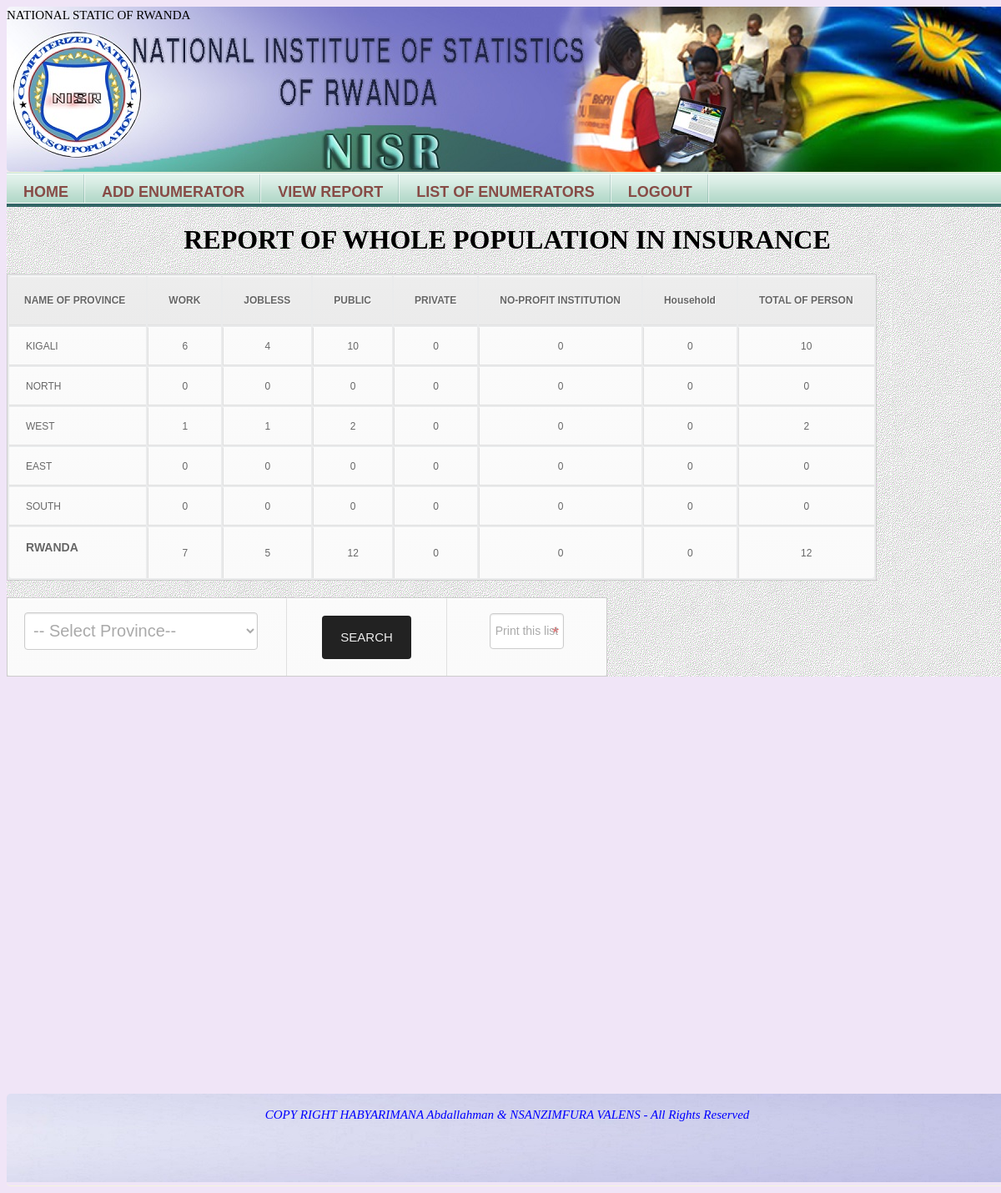
The app's page /report_work.php (signed in) with its own data.
### tables this page shows
CREATE TABLE IF NOT EXISTS `province` (
  `Id` int(8) NOT NULL,
  `Name` text NOT NULL,
  PRIMARY KEY (`Id`)
);

### report_work.php (the view, shortened to what this page needs)
<?
				if(isset($_SESSION['logged-in']) && $_SESSION['logged-in']==true){
?>
<!DOCTYPE html">
<html lang="EN" >
<head>
<link type="text/css" rel="stylesheet" href="css/sheet.css" media="all" />
<link type="text/css" rel="stylesheet" href="css/Enumerationprocess.css" media="all" />
<link type="text/css" rel="stylesheet" href="css/table_design.css" media="all" />
</head>
<body>
<div id="heading">
<p> NATIONAL STATIC OF RWANDA </p> </br>
</div>
<div id="Content">
<div id="navmenu">
<ul>
<li> <a href="admin.php">HOME</a><li>
<li><a href="admin.php?addenum=addenum">ADD ENUMERATOR </a></li>
<li> <a href="report.php">VIEW REPORT</a></li>
<li> <a href="list_enumerators.php"> LIST OF ENUMERATORS </a></li>
<li> <a href="logout.php"> LOGOUT </a></li>
</ul>
</div>
  <h1 align="center"> REPORT OF WHOLE POPULATION IN INSURANCE</h1>
                <table>
                <tr>
                <th>  NAME OF PROVINCE </th><th> WORK </th> <th> JOBLESS  </th>  <th> PUBLIC </th> <th> PRIVATE </th> <th> NO-PROFIT INSTITUTION  </th><th>Household</th><th> TOTAL OF PERSON </th>
                </tr>
                <tr>
                <?
				$tnon=0;
				$tpublic=0;
				$tprivate=0;
				$tprofit=0;
				$thouse=0;
				$tyes=0;
				$ttotal=0;
				$qy="SELECT * FROM province";
                $re=mysql_query($qy);
	             while($ro=mysql_fetch_array($re)){
				 $idprovince=$ro['Id'];
				$non=0;
				$public=0;
				$private=0;
				$profit=0;
				$yes=0;
				$total=0;
                $query="SELECT *from household where Id_province='$idprovince'";
                $res=mysql_query($query) or ('Error in selection');
                $house=0;
                while($row=mysql_fetch_array($res)){
				 $idhouse=$row['House_Id'];
                 $qy="SELECT *from population where House_Id='$idhouse'";
                $rs=mysql_query($qy) or ('Error in selection');
				 while($pp=mysql_fetch_array($rs)){
				 if($pp['Work']=='Yes')
				 {
				  $yes=$yes+1;
				  $total=$total+1;
				 }
				 else
				 {
				  $non=$non+1;
				  $total=$total+1;
				 }
				 if($pp['Institution']=='Public'){
				 $public=$public+1;
				 }
				 }
				 }
                ?>
                <td>
                  <?=$ro['Name']?> </td>
				 <td>
                  <? echo $yes; ?> </td>
                 <td> <?   echo $non; ?> </td>
                 <td> <? echo $public; ?> </td>
				  <td> <?   echo $private; ?> </td>
                 <td> <? echo $profit; ?> </td>
                   <td> <? echo $house; ?> </td>
				    <td> <? echo $total; ?> </td>
                 </tr>
	<?
	$tyes=$tyes+$yes;
	$tnon=$tnon+$non;
	$tpublic=$tpublic+$public;
	$tprivate=$tprivate+$private;
	$tprofit=$tprofit+$profit;
	$thouse=$thouse+$house;
    $ttotal=$ttotal+$total;
	}
	?>
    <tr> <td> <h3> RWANDA </h3></td><td><? echo $tyes; ?> </td> <td> <?   echo $tnon; ?> </td> <td> <? echo $tpublic; ?> </td><td> <?   echo $tprivate; ?> </td><td> <? echo $tprofit; ?> </td> <td> <? echo $thouse; ?> </td>
				    <td> <? echo $ttotal; ?> </td></tr>
				 </table>
                 <div>
                <form action="residence/findRepWork.php" method="post" name="form1" id="form1">
                <table width="60%" border="0" cellspacing="0" cellpadding="0">
                   <tr>
                               <td  width="150">
                                    <select name="province" onChange="getDistrict(this.value)">
                                     <option value="#"> -- Select Province-- </option>
                                    </select></td>
                                      <td width="150"><input type="submit" value="search" name="submit"> </td>
                                        <td width="150">  <input id="printpagebutton" type="button" value="Print this list" onClick="printpage()"/>  </a></td>
                </tr>
                </table> </div>
</div>
<div id="footest">
<p> COPY RIGHT HABYARIMANA Abdallahman & NSANZIMFURA VALENS - All Rights Reserved </p>
</div>
</body>
</html>
<?
}
else
{
echo "Please this page can not open while Your are not logged in................";
echo '<a href="index.php"> Back to Log In</a>';
}
?>

### css/sheet.css (style rules this page uses)
body { background-image: url(img/bg-bbbody.png); }
#Content { width:1200px; margin-left:450px; margin-right:450px; background-image: url(img/boar.gif); margin:0 auto; }
#heading { margin-top:0px; width:1200px; background:transparent url(../img/bg-bubheader1.jpg) top left no-repeat; margin-left:450px; margin-right:450px; height:198px; position:relative; line-height:20px; font-size:15px; border-radius: 5px; border-bottom-color: #2A0000; border-bottom:1px solid beige; margin:0 auto; }
#navmenu ul { clear:both; margin-top:140px; margin:0; padding:0; list-style-type:none; width:1200px; position:relative; display:block; height:36px; text-transform:uppercase; font-size:18px; font-weight:bold; background:transparent url('../img/OFF.gif') repeat-x top left; font-family:Helvetica,Arial,Verdana,sans-serif; border-bottom:4px solid #336666; border-top:1px solid #C0E2D4; margin:0 auto; }
#navmenu li { display:block; float:left; margin:0; pading:0; }
#navmenu li a { display:block; float:left; color:#874B46; text-decoration:none; font-weight:bold; padding:12px 20px 0 20px; height:24px; background:transparent url('../img/DIVIDER.gif') no-repeat top right; }
#footest { width: 1200px; background:transparent url(../img/bg-bubfooter1.jpg) top left no-repeat; text-align:center; font-style:oblique; color:#0000FF; height:110px; line-height:20px; font-size:15px; background-repeat: no-repeat; border-radius: 5px; border-bottom-color: #2A0000; border-bottom:1px solid beige; margin:0 auto; margin-top:500px; overflow: auto; }

### css/Enumerationprocess.css (style rules this page uses)
input, textarea { color: #373737; background: #fff url(../img/red_asterisk.png) no-repeat 98%; border: 1px solid #CCCCCC; color: #aaa; font-size: 14px; line-height: 2.8em; margin-bottom:15px; align:right; -moz-border-radius:4px; -webkit-border-radius:4px; border-radius:4px; box-shadow: 0 1px 2px rgba(0, 0, 0, 0.1) inset, 0 1px 0 rgba(255, 255, 255, 0.2); }
input[type="submit"] { background: #222; border: none; text-shadow: 0 -1px 0 rgba(0,0,0,0.3); text-transform:uppercase; color: #eee; cursor: pointer; font-size: 15px; margin: 5px 0; padding: 5px 22px; }
select { color: #373737; background: #fff; border: 1px solid #CCCCCC; color: #aaa; font-size: 20px; line-height: 1.2em; margin-bottom:15px; -moz-border-radius:4px; -webkit-border-radius:4px; border-radius:4px; box-shadow: 0 1px 2px rgba(0, 0, 0, 0.1) inset, 0 1px 0 rgba(255, 255, 255, 0.2); padding: 8px 6px; height: 45px; width:280px; }

### css/table_design.css (style rules this page uses)
table { font-family:Arial, Helvetica, sans-serif; color:#666; font-size:12px; text-shadow: 1px 1px 0px #fff; background:#eaebec; margin:20px; border:#ccc 1px solid; margin-left:0%; }
table th { padding:21px 25px 22px 25px; border-top:1px solid #fafafa; border-bottom:1px solid #e0e0e0; background: #ededed; background: -webkit-gradient(linear, left top, left bottom, from(#ededed), to(#ebebeb)); background: -moz-linear-gradient(top, #ededed, #ebebeb); }
table th:first-child { text-align: left; padding-left:18px; }
table tr:first-child th:first-child { -moz-border-radius-topleft:3px; -webkit-border-top-left-radius:3px; border-top-left-radius:3px; }
table tr:first-child th:last-child { -moz-border-radius-topright:3px; -webkit-border-top-right-radius:3px; border-top-right-radius:3px; }
table tr { text-align: center; padding-left:20px; }
table tr td:first-child { text-align: left; padding-left:20px; border-left: 0; }
table tr td { padding:15px; border-top: 1px solid #ffffff; border-bottom:1px solid #e0e0e0; border-left: 1px solid #e0e0e0; background: #fafafa; background: -webkit-gradient(linear, left top, left bottom, from(#fbfbfb), to(#fafafa)); background: -moz-linear-gradient(top, #fbfbfb, #fafafa); }
table tr:last-child td { border-bottom:0; }
table tr:last-child td:first-child { -moz-border-radius-bottomleft:3px; -webkit-border-bottom-left-radius:3px; border-bottom-left-radius:3px; }
table tr:last-child td:last-child { -moz-border-radius-bottomright:3px; -webkit-border-bottom-right-radius:3px; border-bottom-right-radius:3px; }

### records on screen
province: Name "KIGALI", yes "6", non "4", public "10", private "0", profit "0", house "0", total "10"
province: Name "NORTH", yes "0", non "0", public "0", private "0", profit "0", house "0", total "0"
province: Name "WEST", yes "1", non "1", public "2", private "0", profit "0", house "0", total "2"
province: Name "EAST", yes "0", non "0", public "0", private "0", profit "0", house "0", total "0"
province: Name "SOUTH", yes "0", non "0", public "0", private "0", profit "0", house "0", total "0"

### other values on screen
$tyes "7"
$tnon "5"
$tpublic "12"
$tprivate "0"
$tprofit "0"
$thouse "0"
$ttotal "12"
